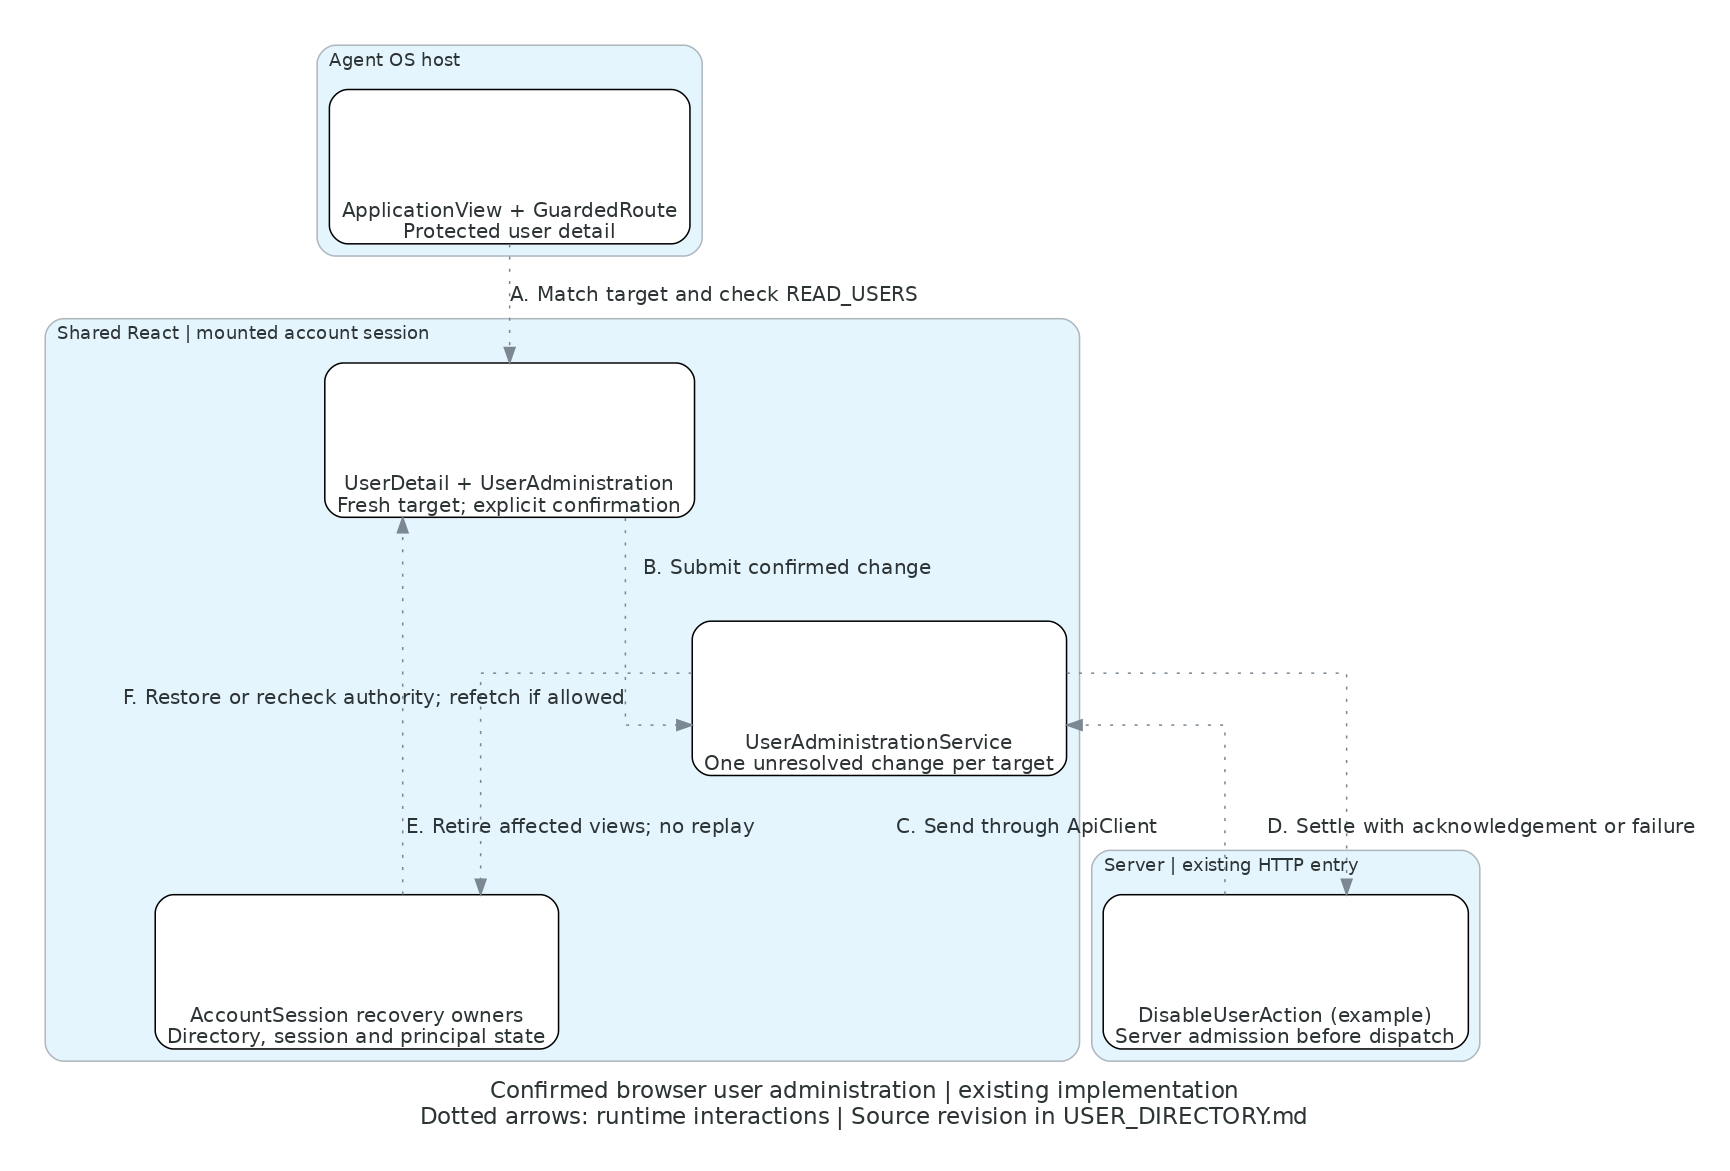

Write the Python code that produced this figure.
"""Render the confirmed user administration flow; revision and traces in USER_DIRECTORY.md."""
from pathlib import Path

from diagrams import Cluster, Diagram, Edge, Node


def flow(label):
    return Edge(label=label, style="dotted")


with Diagram(
    "Confirmed browser user administration | existing implementation\n"
    "Dotted arrows: runtime interactions | Source revision in USER_DIRECTORY.md",
    filename=str(Path(__file__).with_suffix("")),
    outformat="png",
    show=False,
    direction="TB",
    graph_attr={"fontname": "DejaVu Sans", "pad": "0.3", "dpi": "110"},
    node_attr={
        "fontname": "DejaVu Sans", "shape": "box", "style": "rounded,filled",
        "fillcolor": "white", "fixedsize": "false",
    },
    edge_attr={"fontname": "DejaVu Sans", "fontsize": "10"},
):
    with Cluster("Agent OS host"):
        route = Node("ApplicationView + GuardedRoute\nProtected user detail", nodeid="route")
    with Cluster("Shared React | mounted account session"):
        detail = Node("UserDetail + UserAdministration\nFresh target; explicit confirmation", nodeid="detail")
        service = Node("UserAdministrationService\nOne unresolved change per target", nodeid="service")
        owners = Node("AccountSession recovery owners\nDirectory, session and principal state", nodeid="owners")
    with Cluster("Server | existing HTTP entry"):
        action = Node("DisableUserAction (example)\nServer admission before dispatch", nodeid="action")

    route >> flow("A. Match target and check READ_USERS") >> detail
    detail >> flow("B. Submit confirmed change") >> service
    service >> flow("C. Send through ApiClient") >> action
    action >> flow("D. Settle with acknowledgement or failure") >> service
    service >> flow("E. Retire affected views; no replay") >> owners
    owners >> flow("F. Restore or recheck authority; refetch if allowed") >> detail
